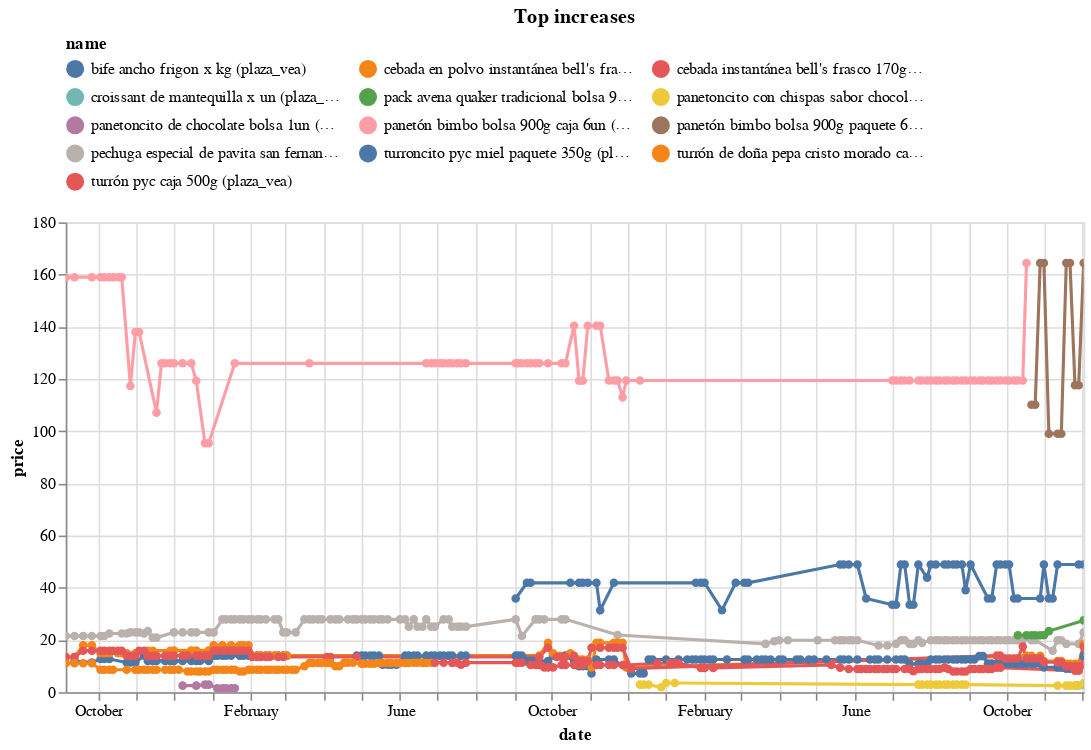

The code cell stored with this chart in its notebook:
### Code cell
(top_changes
 .sort_values('change')
 .tail(10)
 .pipe(plot_changes, 'Top increases')
)

### Figure 1 — Vega-Lite specification as saved in the notebook (floating-point values rounded to 4 significant figures; data arrays with more than 128 entries replaced by an {"elided": "..."} marker saying what was removed)
{"config": {"view": {"continuousWidth": 300, "continuousHeight": 300}, "legend": {"columns": 3, "orient": "top"}}, "data": {"name": "data-0e6eac0b855ac22548f9e051c098d508"}, "mark": {"type": "line", "point": true}, "encoding": {"color": {"field": "name", "scale": {"domain": ["bife ancho frigon x kg (plaza_vea)", "cebada en polvo instantánea bell's frasco 170g (plaza_vea)", "cebada instantánea bell's frasco 170g (plaza_vea)", "croissant de mantequilla x un (plaza_vea)", "pack avena quaker tradicional bolsa 900g x2un (plaza_vea)", "panetoncito con chispas sabor chocolate bolsa 1un (plaza_vea)", "panetoncito de chocolate bolsa 1un (plaza_vea)", "panetón bimbo bolsa 900g caja 6un (plaza_vea)", "panetón bimbo bolsa 900g paquete 6un (plaza_vea)", "pechuga especial de pavita san fernando (plaza_vea)", "turroncito pyc miel paquete 350g (plaza_vea)", "turrón de doña pepa cristo morado caja 500g (plaza_vea)", "turrón pyc caja 500g (plaza_vea)"]}, "type": "nominal"}, "tooltip": [{"field": "name", "type": "nominal"}, {"field": "price", "type": "quantitative"}, {"field": "last_price", "type": "quantitative"}], "x": {"field": "date", "type": "temporal"}, "y": {"field": "price", "type": "quantitative"}}, "params": [{"name": "param_5", "select": {"type": "point", "fields": ["name"]}, "bind": "legend"}, {"name": "param_6", "select": {"type": "interval", "encodings": ["x", "y"]}, "bind": "scales"}], "title": "Top increases", "transform": [{"filter": {"param": "param_5"}}], "width": 650, "$schema": "https://vega.github.io/schema/vega-lite/v5.20.1.json", "datasets": {"data-0e6eac0b855ac22548f9e051c098d508": {"elided": "766 records"}}}
